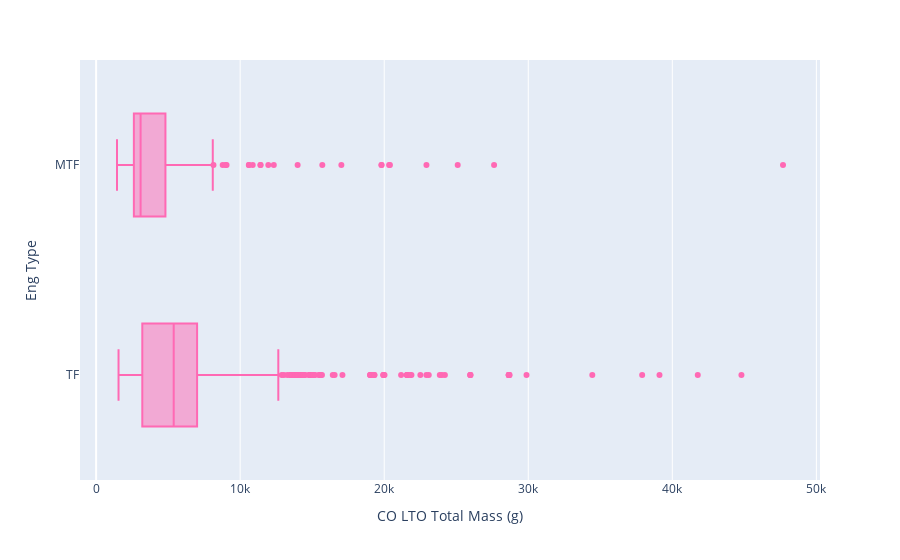

The code cell stored with this chart in its notebook:
### Code cell
fig = px.box(ges, x="CO LTO Total Mass (g)", y='Eng Type', points="outliers", color_discrete_sequence = ['hotpink'])
fig.show()

### Figure 1 — Plotly figure (JSON) as saved in the notebook; plotly's stock layout.template omitted (floating-point values rounded to 4 significant figures; data arrays with more than 128 entries replaced by an {"elided": "..."} marker saying what was removed)
{"data": [{"alignmentgroup": "True", "boxpoints": "outliers", "hovertemplate": "CO LTO Total Mass (g)=%{x}<br>Eng Type=%{y}<extra></extra>", "legendgroup": "", "marker": {"color": "hotpink"}, "name": "", "notched": false, "offsetgroup": "", "orientation": "h", "showlegend": false, "type": "box", "x": {"elided": "815 float values"}, "x0": " ", "xaxis": "x", "y": {"elided": "815 str values"}, "y0": " ", "yaxis": "y"}], "layout": {"boxmode": "group", "legend": {"tracegroupgap": 0}, "margin": {"t": 60}, "xaxis": {"anchor": "y", "domain": [0, 1], "title": {"text": "CO LTO Total Mass (g)"}}, "yaxis": {"anchor": "x", "domain": [0, 1], "title": {"text": "Eng Type"}}}}
